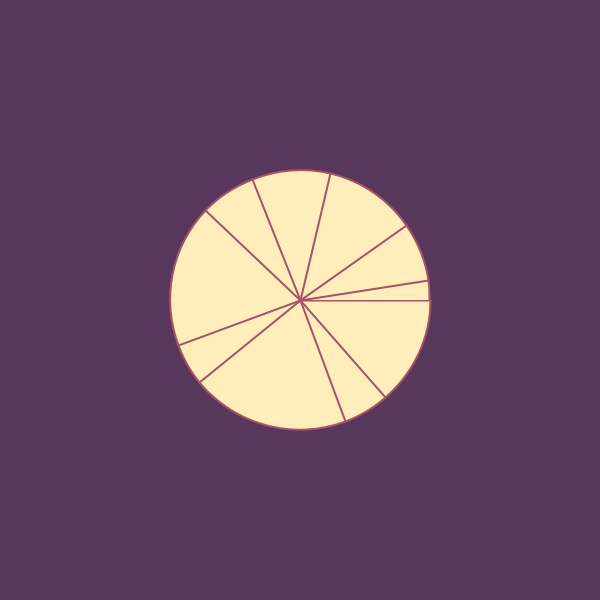
Frame 1 (no input)
Frame 60 (the mouse pressed at the canvas centre just before this capture): identical to frame 1, image omitted
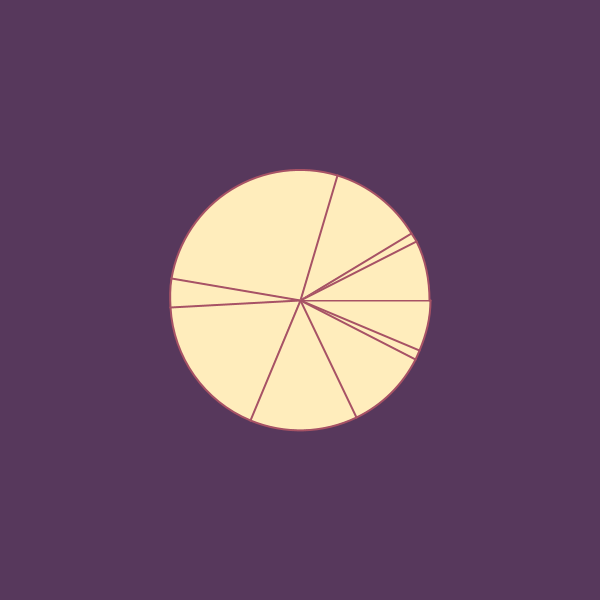
Frame 120 (the mouse held since frame 60 and released just before this capture)

The Processing sketch that drew these frames (run headless with seeded random() and noise(); from frame 60 on, the mouse is pressed at the canvas centre):

// Processing sketch: processing_154725
// ── processing_154725.pde

float [] rVals = new float [10];
float total = 0;

void setup ()
{
  size (600, 600);
  smooth();

  int i = 0;
  total = 0;
  while (i < rVals.length)
  {
    rVals [i] = random (5, 200);
    total = total + rVals [i];
    i = i + 1;
  }
}

void draw ()
{
  background (#57385c);

  // wie viele kleine Kreise sollen gezeichnet werden? -----------------------
  int numberOfElements = rVals.length;

  // wie groÃ�ï¿½ sollen die AbstÃ�Â¤nde zwischen den Kreisen sein?-------------------
  float angleSteps = TWO_PI / total;
  
  int i = 0;

  fill (#ffedbc);
  stroke (#A75265);
  strokeWeight (2);

  float currentAngle= 0;
  float startAngle = 0;

  while (i < numberOfElements)
  {
    currentAngle= angleSteps * rVals [i];


    // pie chert zeichnen ---------------------------------

    arc (width/2, height/2, 260, 260, startAngle , startAngle+currentAngle);
    line (width/2, height/2, width/2 + cos (startAngle )*130, height/2 + sin (startAngle )*130);

    // Berechnung -----------------------
    startAngle = startAngle + currentAngle;

    // zÃ�Â¤hlvariable erhÃ�Â¶hen----------------------------------

    i = i + 1;
  }
}

void mousePressed ()
{
  setup();
}
